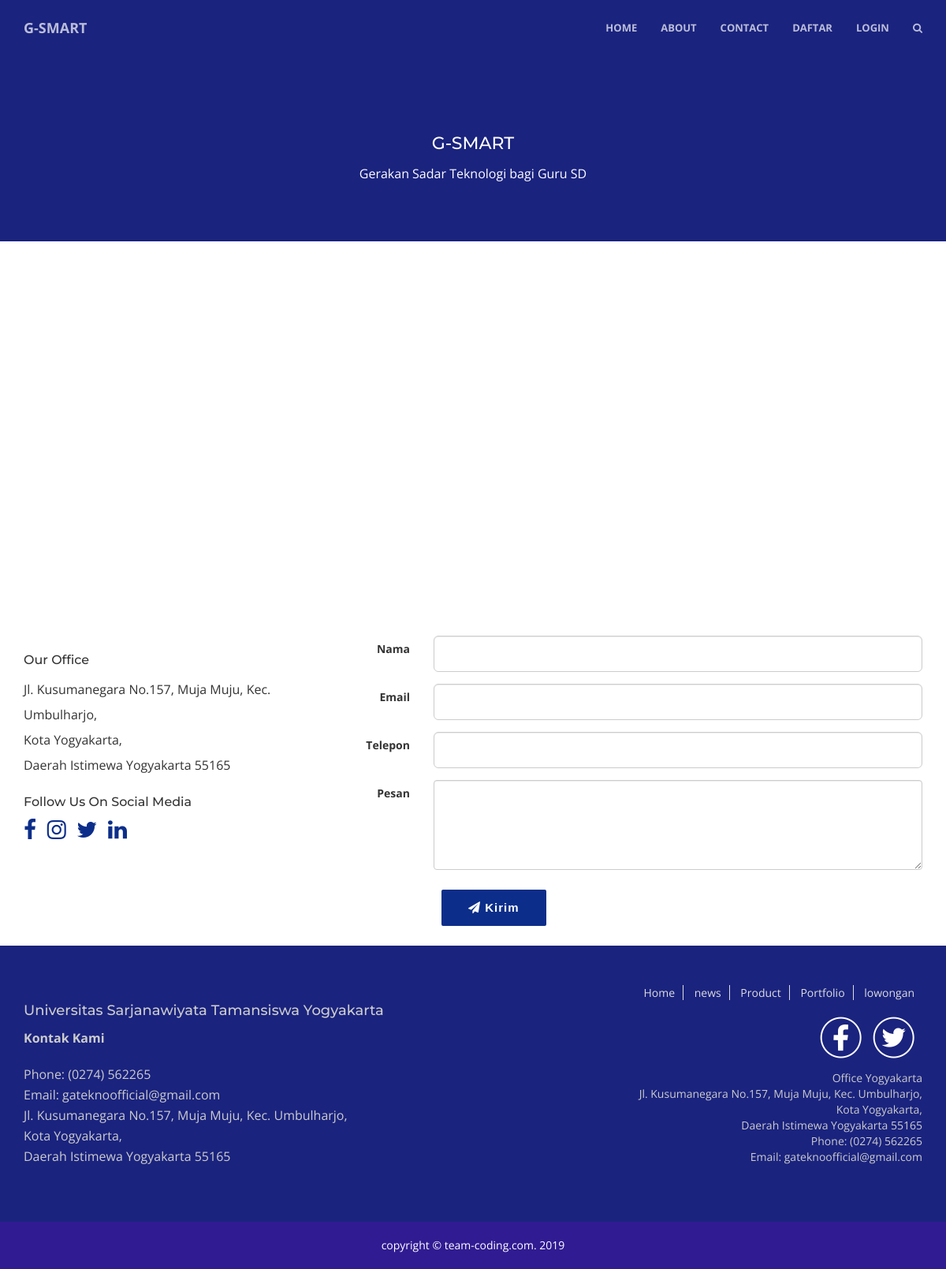
The app's page /index.php/contact with its own data.
### tables this page shows
CREATE TABLE `pengaturan` (
  `id_pengaturan` tinyint(3) NOT NULL,
  `kolom_pengaturan` varchar(100) NOT NULL,
  `isi_pengaturan` text NOT NULL
);

### application/controllers/Contact.php (called while the page is built, shortened)
<?php
class Contact extends CI_Controller {
	public function index()
	{
		$this->load->view('pengunjung/kontak');
	}
}

### index.php (called while the page is built, shortened)
<?php
require_once BASEPATH.'core/CodeIgniter.php';

### application/helpers/tgl_indo_helper.php (called while the page is built, shortened)
<?php
function ambil_isi_pengaturan($kolom)
{
	$CI =& get_instance();
	$CI->db->where('kolom_pengaturan', $kolom);
	$pecah = $CI->db->get('pengaturan')->row_array();
	return $pecah["isi_pengaturan"];
}
?>

### application/views/pengunjung/kontak.php (the view, shortened to what this page needs)
<!DOCTYPE html>
<html lang="en">
<head>
    <link href="https://cdnjs.cloudflare.com/ajax/libs/twitter-bootstrap/3.3.7/css/bootstrap.min.css" rel="stylesheet">
    <link href="https://cdnjs.cloudflare.com/ajax/libs/font-awesome/4.6.3/css/font-awesome.min.css" rel="stylesheet">
    <link rel="stylesheet" href="https://cdnjs.cloudflare.com/ajax/libs/OwlCarousel2/2.3.4/assets/owl.carousel.min.css">
    <link rel="stylesheet" href="https://cdnjs.cloudflare.com/ajax/libs/OwlCarousel2/2.3.4/assets/owl.theme.default.css">
    <link href="<?php echo base_url("pengunjung/animate/animate.css") ?>" rel="stylesheet">
    <link href="<?php echo base_url("pengunjung/css/creative.css") ?>" rel="stylesheet">
</head>
<body id="page-top">
    <?php include 'menu.php'; ?>
     <section class="topbar">
        <div class="container">
            <div class="row">
                <div class="col-lg-8 col-lg-offset-2 text-center">
                    <?php echo ambil_isi_pengaturan("header") ?>
                </div>
            </div>
        </div>
    </section>
    <section class="peta" id="map" style="min-height: 400px;"></section>
    <section class="form">
        <div class="container">
            <div class="row">
                <div class="col-lg-4 wow fadeInDown">
                    <?php echo ambil_isi_pengaturan("kontak_hubungi") ?>
                </div>
                <div class="col-lg-8 wow fadeInUp">
                    <form method="post" class="form-horizontal">
                        <div class="form-group">
                            <label class="control-label col-md-2">Nama</label>
                            <div class="col-md-10">
                                <input type="text" class="form-control input-lg" name="nama_bukutamu" required>
                            </div>
                        </div>
                        <div class="form-group">
                            <label class="control-label col-md-2">Email</label>
                            <div class="col-md-10">
                                <input type="text" class="form-control input-lg" name="email_bukutamu" required>
                            </div>
                        </div>
                        <div class="form-group">
                            <label class="control-label col-md-2">Telepon</label>
                            <div class="col-md-10">
                                <input type="text" class="form-control input-lg" name="telepon_bukutamu" required>
                            </div>
                        </div>
                        <div class="form-group">
                            <label class="control-label col-md-2">Pesan</label>
                            <div class="col-md-10">
                                <textarea class="form-control" name="isi_bukutamu" rows="5" required></textarea>
                            </div>
                        </div>
                        <div class="form-group">
                            <div class="col-sm-offset-2 col-sm-10">
                                <button type="submit" class="btn-get-started">
                                    <i class="fa fa-paper-plane"></i> Kirim
                                </button>
                            </div>
                        </div>
                    </form>
                </div>
            </div>
        </div>
    </section>
<footer class="footer">
    <div class="footer-top">
        <div class="container">
            <div class="row">
                <?php echo ambil_isi_pengaturan("footer_1") ?>
                <?php echo ambil_isi_pengaturan("footer_2") ?>
          </div>
      </div>
  </div>
  <div class="footer-bottom">
    <div class="container">
        <div class="row">
            <div class="col-md-6 col-md-offset-3 text-center">
                <?php echo ambil_isi_pengaturan("footer_copyright") ?>
            </div>
        </div>
    </div>
</div>
</footer>
</body>
</html>

### pengunjung/css/creative.css (style rules this page uses)
html, body { height: 100%; width: 100%; }
body { font-family: 'Open Sans', sans-serif; }
a { -webkit-transition: all 0.35s; -moz-transition: all 0.35s; transition: all 0.35s; color: #0c2e8a; text-decoration: none; }
h1, h2, h3, h4, h5, h6 { font-family: 'Montserrat', sans-serif; }
p { font-size: 16px; line-height: 2; margin-bottom: 20px; }
h1 { font-size: 22px; }
h2 { font-size: 18px; line-height: 24px; }
h3 { font-size: 16px; line-height: 22px; }
.footer .footer-top { color: #ccc; padding: 50px 0px; background: #1A237E; }
.footer .footer-top p { line-height: 26px; }
.footer .footer-top ul.footer-menu { margin: 0px; padding: 0px; margin-bottom: 20px; }
.footer .footer-top ul.footer-menu li { display: inline-block; }
.footer .footer-top ul.footer-menu li a { padding-right: 10px; padding-left: 10px; border-right: 1px solid #ddd; text-decoration: none; color: #ddd; }
.footer .footer-top ul.footer-menu li:last-child a { border-right: 0px solid; }
.footer .footer-top ul.footer-sosmed { margin: 0px; padding: 0px; }
.footer .footer-top ul.footer-sosmed li { display: inline-block; margin-right: 10px; }
.footer .footer-bottom { color: #fff; padding: 20px 0px; background: #311B92; }
body { webkit-tap-highlight-color: #222222; }
.btn-get-started, .btn-projects { font-family: "Raleway", sans-serif; font-size: 15px; font-weight: bold; letter-spacing: 1px; display: inline-block; padding: 10px 32px; border-radius: 2px; transition: 0.5s; margin: 10px; color: #fff; }
.btn-get-started { background: #0c2e8a; border: 2px solid #0c2e8a; }
.peta { margin-bottom: 100px; }
.contact-social { margin: 0px;padding: 0px; margin-bottom: 30px; }
.contact-social li { display: inline-block; list-style-type: none; }
.contact-social li a { display: block; margin-right: 10px; }
.topbar { background: #1A237E; padding: 150px 0px 50px 0px; background-size: cover; background-repeat: no-repeat; }
.topbar h1 { color: #fff; }
.topbar p { color: #fff; }

### records on screen
pengaturan: isi_pengaturan "G-SMART Gerakan Sadar Teknologi bagi Guru SD"
pengaturan: isi_pengaturan "Our Office Jl. Kusumanegara No.157, Muja Muju, Kec. Umbulharjo, Kota Yogyakarta, Daerah Istimewa Yogyakarta 55165 Follow Us On Social Media"
pengaturan: isi_pengaturan "Universitas Sarjanawiyata Tamansiswa Yogyakarta Kontak Kami Phone: (0274) 562265 Email: gateknoofficial@gmail.com Jl. Kusumanegara No.157, Muja Muju, Kec. Umbulharjo, Kota Yogyakarta, Daerah Istimewa Yogyakarta 55165"
pengaturan: isi_pengaturan "Home news Product Portfolio lowongan Office Yogyakarta Jl. Kusumanegara No.157, Muja Muju, Kec. Umbulharjo, Kota Yogyakarta, Daerah Istimewa Yogyakarta 55165 Phone: (0274) 562265 Email: gateknoofficial@gmail.com", isi_pengaturan (picture)
pengaturan: isi_pengaturan "copyright © team-coding.com. 2019"
